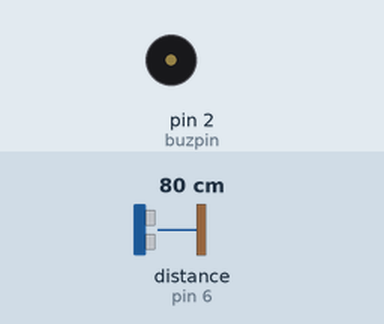
The sketch below on a simulated Arduino Uno, built with avr-gcc and run on an emulated ATmega328P. On the bench: buzzer (waves = sounding, pin HIGH). Wiring (inferred from the names in the program): ultrasonic range finder: trigger pin 7; echo pin 6. The test bench sets the inputs (shaded band); at power-on: distance to the obstacle (sensor on pin 6) 80 cm. The echo pulse lasts 58.3 µs per cm; pins used as bus, display or sensor lines are not drawn.

Above: at 1.2 s.
1.3 s: distance to the obstacle (sensor on pin 6) set to 55 cm
2.8 s: distance to the obstacle (sensor on pin 6) set to 47 cm
At 3.5 s:
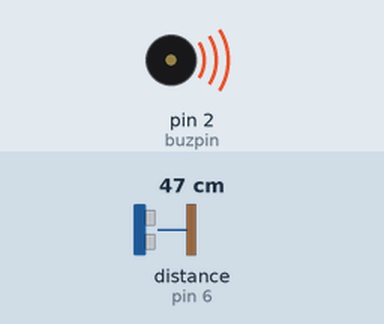
4.3 s: distance to the obstacle (sensor on pin 6) set to 60 cm
At 5.0 s:
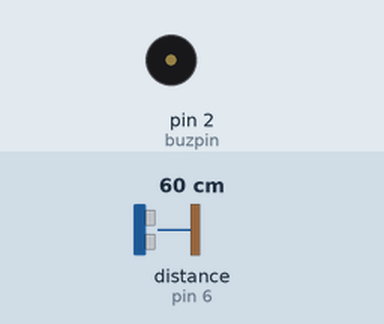
5.8 s: distance to the obstacle (sensor on pin 6) set to 2 cm
At 7.1 s:
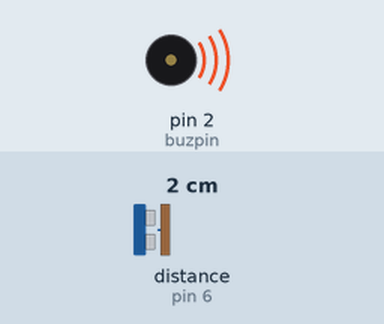
Timing chart, 0 to 8.3 s (numbered marks = the images above; inputs shaded):
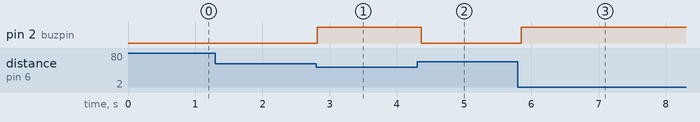

The sketch:

own.ino
```cpp
int const trigpin=7;
int const echopin=6;
int const buzpin=2;
int duration,distance;

void setup ()
{
  pinMode(trigpin,OUTPUT);
  pinMode(echopin,INPUT);
  pinMode(buzpin,OUTPUT);
}

void loop()
{
  digitalWrite(trigpin,HIGH);
  delay(1);
  digitalWrite(trigpin,LOW);
  duration=pulseIn(echopin,HIGH);
  distance=(duration/2)/29.1;
  if (distance<=50 && distance>=0) {
    digitalWrite(buzpin,HIGH);} else {
      digitalWrite(buzpin,LOW);}\
      delay(60);

  }
```

Measured:
- the behaviour switches between 52 and 51 cm on distance to the obstacle (sensor on pin 6) (found by bisection; images 0 and 1)
- after the input at 1.3 s, every drawn part: stays the same
- after the input at 2.8 s, pin 2 (buzpin): LOW → HIGH at once
- after the input at 4.3 s, pin 2 (buzpin): HIGH → LOW after 0.06 s
- after the input at 5.8 s, pin 2 (buzpin): LOW → HIGH after 0.05 s
